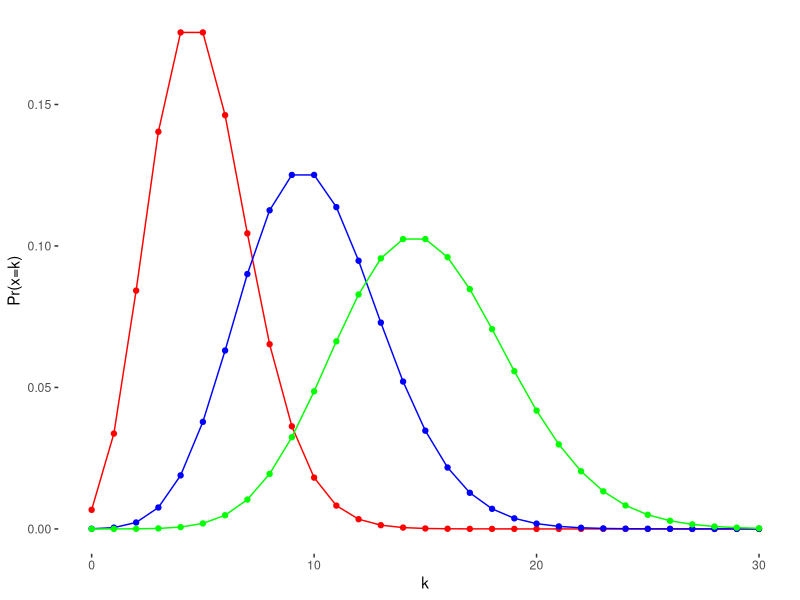
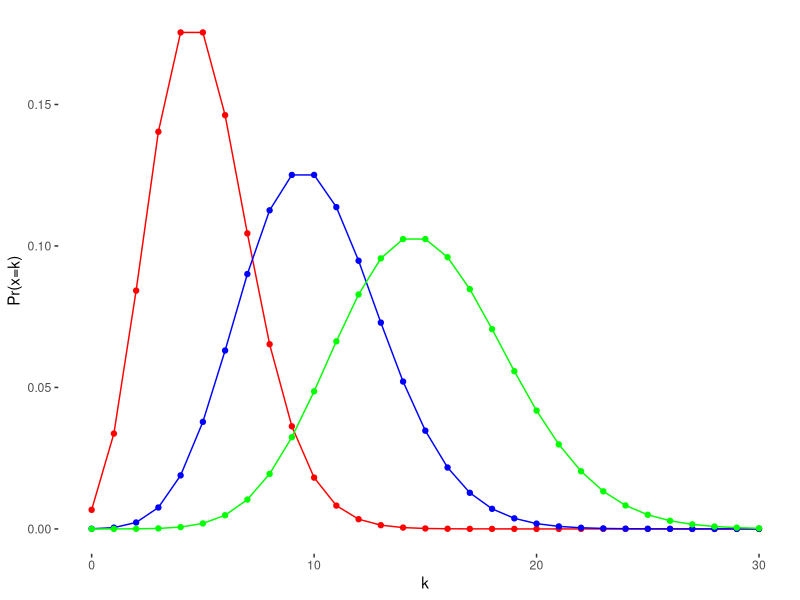

Write R code to recreate these figures, in order.
n <- 0:100

temp1 <- dpois(n, lambda = 5)
df <- data.frame(temp1)
df$temp2 <- dpois(n, 10)
df$temp3 <- dpois(n, 15)

library(ggplot2)

p <- ggplot(df) + geom_line(aes(x=n, y=temp1), color='red') + geom_point(aes(x=n, y=temp1), color='red')

p <- p + geom_line(aes(x=n, y=temp2), color='blue') + geom_point(aes(x=n, y=temp2), color='blue')

p <- p + geom_line(aes(x=n, y=temp3), color='green') + geom_point(aes(x=n, y=temp3), color='green')

p <- p + xlab('k') + ylab('Pr(x=k)') + xlim(0,30) + theme(panel.background = element_blank())
p
ggsave('poisson.svg', p)
t# p <- ggplot(df) + geom_density( aes(x=temp1), color = 'red') 
# p <- p + geom_density(aes(x=temp2), color='blue') 
# p <- p + geom_density(aes(x=temp3), color='green')
# 
# p
